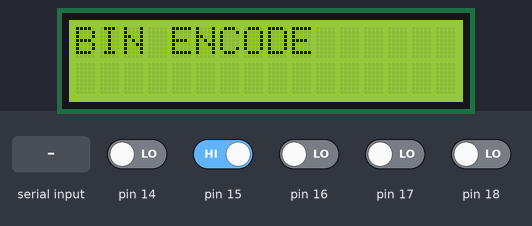
Simulated run of this sketch. Board: Arduino Uno, built with avr-gcc and run on an emulated ATmega328P. Parts: 16×2 character LCD. The test bench sets the inputs (shaded band); at power-on: pin 15 HIGH, pin 14, pin 16–18 LOW.

Above: at 1.2 s.
1.3 s: pin 14 driven HIGH
At 2.4 s:
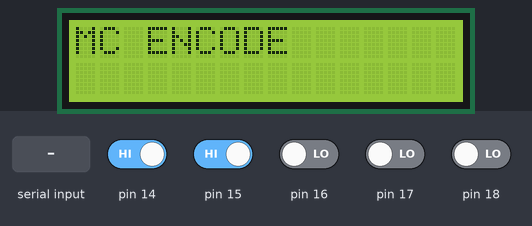
3.5 s: pin 15 driven LOW
At 5.2 s:
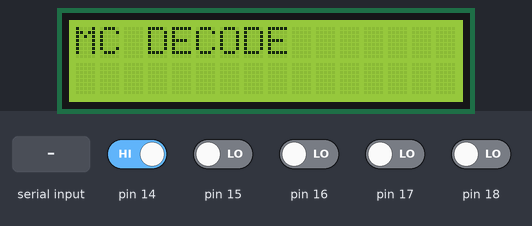
5.5 s: pin 14 driven LOW
At 7.7 s:
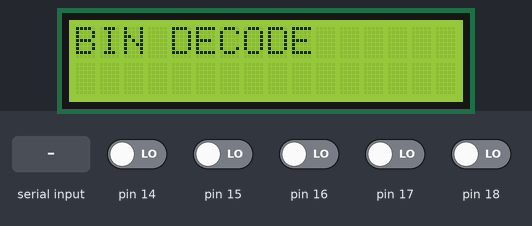
8.0 s: "1" received over Serial
At 9.7 s:
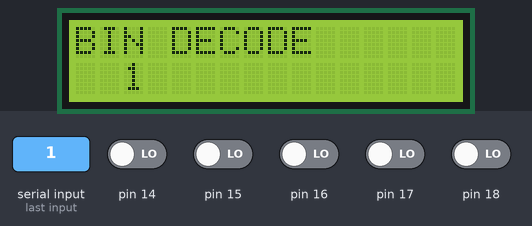
11.5 s: "30,150\n" received over Serial
At 13.3 s:
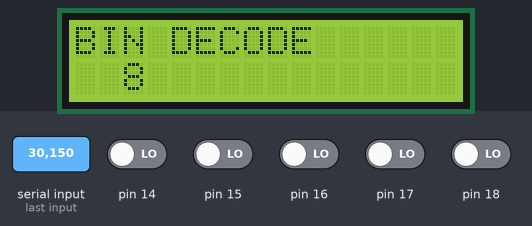
15.0 s: pin 15 driven HIGH
At 15.4 s:
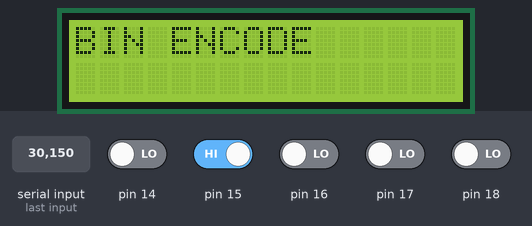
Timing chart, 0 to 17.5 s (numbered marks = the images above; inputs shaded):
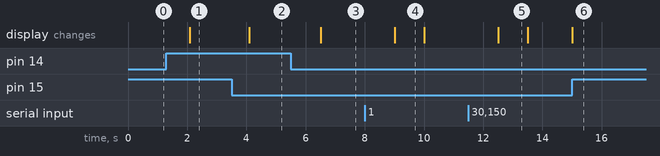

The sketch:

simhack_7.ino
```cpp
#include<LiquidCrystal.h>
LiquidCrystal lcd(12, 11, 5, 4, 3, 2);
int a;
char s;
String w="";
String m="";
String am[38][2]={
{"A",".-"},
{"B","-..."},
{"C","-.-."},
{"D","-.."},
{"E","."},
{"F","..-."},
{"G","--."},
{"H","...."},
{"I",".."},
{"J",".---"},
{"K","-.-"},
{"L",".-.."},
{"M","--"},
{"N","-."},
{"O","---"},
{"P",".--."},
{"Q","--.-"},
{"R",".-."},
{"S","..."},
{"T","-"},
{"U","..-"},
{"V","...-"},
{"W",".--"},
{"X","-..-"},
{"Y","-.--"},
{"Z","--.."},
{"1",".----"},
{"2","..---"},
{"3", "...--"},
{"4", "....-"},
{"5","....."},
{"6","-...."},
{"7","--..."},
{"8","---.."},
{"9","----."},
{"0","-----"},
{",","--..--"},
{"?","..--.."}};

int pov(int n,int p)
{
  int ans=1;
  for(int i=1;i<=p;i++)
  {
   ans=ans*n;
  }
  return ans;
}
void lcdprint(int no)
{
  if(no!=0)
  {
   lcd.setCursor(2,1);
   lcd.print(no);
   delay(1000);
   lcd.setCursor(2,1);
   lcd.print("                ");
  }
}
void lcd_print(String str)
{

   lcd.setCursor(2,1);
   lcd.print("                ");
   lcd.setCursor(2,1);
   lcd.print(str);
   delay(1000);
   lcd.setCursor(2,1);
   lcd.print("                ");

}
void setup()
{
 lcd.begin(16, 2);
 Serial.begin(9600);
 for(int i=14;i<19;i++)
 {
  pinMode(i,INPUT);
 }

}
void serialin()
{
  w="";
 while (Serial.available()>0)
  {

    w = Serial.readString();

   }


}
void morsein()
{
  int t=0;
  m="";
  while(t==0  && digitalRead(15)!=HIGH && digitalRead(14)==HIGH)
  {
    if(digitalRead(16)==1)
    {
      m=m+".";
      delay(500);
      lcd.print(".");
    }
    if(digitalRead(17)==1)
    {
      m=m+"-";

      delay(500);
      lcd.print("-");
    }
    if(digitalRead(18)==1 )
    {
     t++;

    }
  }
}
void mce()
{
  serialin();

  for(int i=0;i<39;i++)
  {

    if (am[i][0]==w)
    {

     lcd_print(am[i][1]);
      break;
    }

  }

}
void mcd()
{
  morsein();
  int t=0;
  for(int i=0;i<39;i++)
  {

    if (am[i][1]==m)
    {

     lcd_print(am[i][0]);
      t=1;
      break;
    }
  }
  if(t!=1)
  {
  lcd_print("unknown");
  }
}
void be()
{
   String bin="";
   int n=w.toInt();

    if (n == 0)
    {
      bin="";
    }
    else
    {
    while (n > 0)
        {
            bin = ((n & 1) == 0 ? '0' : '1') + bin;
            n >>= 1;
        }
    }
 lcd_print(bin);

}
void bd()
{
 int d = 0;
    for (int i= w.length()-1; i>=0; i--)
    {
      if (w[i] == '1')
      {
        d=d+pov(2,(w.length()-1-i));
      }
    }

 lcdprint(d);

}
void morse()
{
  if(digitalRead(15)==HIGH)
  {
   lcd.setCursor(0,0);
   lcd.print("MC ENCODE  ");
   lcd.setCursor(2,1);
   mce();
  }
  else
  {
    lcd.setCursor(0,0);
    lcd.print("MC DECODE  ");
    lcd.setCursor(2,1);
    mcd();
  }
}
void binary()
{
  serialin();
  if(digitalRead(15)==HIGH)
  {
   lcd.setCursor(0,0);
   lcd.print("BIN ENCODE");
   lcd.setCursor(2,1);
   be();
  }
  else
  {
    lcd.setCursor(0,0);
    lcd.print("BIN DECODE");
    lcd.setCursor(2,1);
    bd();
  }
}
void loop()
{
  if(digitalRead(14)==HIGH)
  {
   morse();
  }
  else
  {
    binary();
  }
}
```

Measured:
- after the input at 1.3 s, the display: changes after 0.78 s (image 1)
- after the input at 3.5 s, the display: changes after 0.59 s (image 2)
- after the input at 5.5 s, the display: changes after 1.0 s (image 3)
- after the input at 8.0 s, the display: changes after 1.0 s (image 4)
- after the input at 11.5 s, the display: changes after 1.0 s (image 5)
- after the input at 15.0 s, the display: changes at once (image 6)
- what the display in image 4 shows lasts 1.0 s, from 9.0 s to 10.0 s
